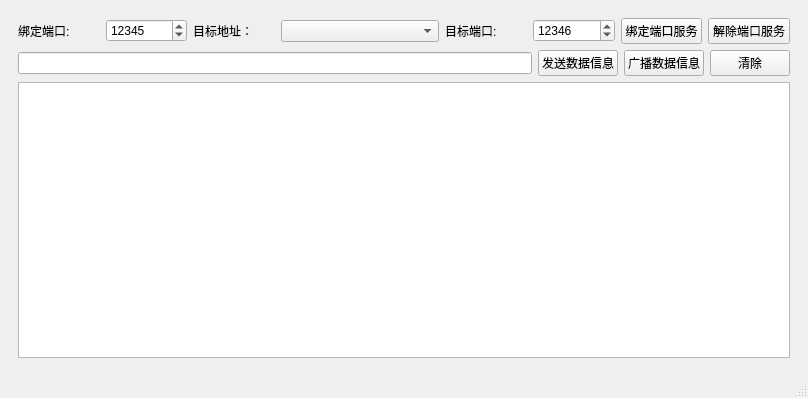
<?xml version="1.0" encoding="UTF-8"?>
<ui version="4.0">
 <class>MainWindow</class>
 <widget class="QMainWindow" name="MainWindow">
  <property name="geometry">
   <rect>
    <x>0</x>
    <y>0</y>
    <width>808</width>
    <height>398</height>
   </rect>
  </property>
  <property name="windowTitle">
   <string>Udp通信测试</string>
  </property>
  <widget class="QWidget" name="centralwidget">
   <layout class="QHBoxLayout" name="horizontalLayout_3">
    <item>
     <widget class="QWidget" name="widget" native="true">
      <layout class="QVBoxLayout" name="verticalLayout">
       <item>
        <layout class="QVBoxLayout" name="verticalLayout_2">
         <item>
          <layout class="QHBoxLayout" name="horizontalLayout">
           <item>
            <widget class="QLabel" name="label">
             <property name="text">
              <string>绑定端口:</string>
             </property>
            </widget>
           </item>
           <item>
            <widget class="QSpinBox" name="spinBox">
             <property name="maximum">
              <number>65025</number>
             </property>
             <property name="value">
              <number>12345</number>
             </property>
            </widget>
           </item>
           <item>
            <widget class="QLabel" name="label_2">
             <property name="text">
              <string>目标地址：</string>
             </property>
            </widget>
           </item>
           <item>
            <widget class="QComboBox" name="comboBox">
             <property name="sizePolicy">
              <sizepolicy hsizetype="Fixed" vsizetype="Fixed">
               <horstretch>0</horstretch>
               <verstretch>0</verstretch>
              </sizepolicy>
             </property>
             <property name="minimumSize">
              <size>
               <width>158</width>
               <height>0</height>
              </size>
             </property>
             <property name="maximumSize">
              <size>
               <width>200</width>
               <height>16777215</height>
              </size>
             </property>
             <property name="sizeIncrement">
              <size>
               <width>100</width>
               <height>0</height>
              </size>
             </property>
             <property name="baseSize">
              <size>
               <width>10</width>
               <height>0</height>
              </size>
             </property>
            </widget>
           </item>
           <item>
            <widget class="QLabel" name="label_3">
             <property name="text">
              <string>目标端口:</string>
             </property>
            </widget>
           </item>
           <item>
            <widget class="QSpinBox" name="spinBox_2">
             <property name="maximum">
              <number>65025</number>
             </property>
             <property name="value">
              <number>12346</number>
             </property>
            </widget>
           </item>
           <item>
            <widget class="QPushButton" name="pushButton">
             <property name="maximumSize">
              <size>
               <width>170</width>
               <height>16777215</height>
              </size>
             </property>
             <property name="text">
              <string>绑定端口服务</string>
             </property>
            </widget>
           </item>
           <item>
            <widget class="QPushButton" name="pushButton_2">
             <property name="maximumSize">
              <size>
               <width>152</width>
               <height>16777215</height>
              </size>
             </property>
             <property name="text">
              <string>解除端口服务</string>
             </property>
            </widget>
           </item>
          </layout>
         </item>
         <item>
          <layout class="QHBoxLayout" name="horizontalLayout_2">
           <item>
            <widget class="QLineEdit" name="lineEdit"/>
           </item>
           <item>
            <widget class="QPushButton" name="pushButton_3">
             <property name="maximumSize">
              <size>
               <width>152</width>
               <height>16777215</height>
              </size>
             </property>
             <property name="text">
              <string>发送数据信息</string>
             </property>
            </widget>
           </item>
           <item>
            <widget class="QPushButton" name="pushButton_4">
             <property name="maximumSize">
              <size>
               <width>152</width>
               <height>16777215</height>
              </size>
             </property>
             <property name="text">
              <string>广播数据信息</string>
             </property>
            </widget>
           </item>
           <item>
            <widget class="QPushButton" name="pushButton_5">
             <property name="text">
              <string>清除</string>
             </property>
            </widget>
           </item>
          </layout>
         </item>
         <item>
          <widget class="QTextEdit" name="textEdit">
           <property name="sizePolicy">
            <sizepolicy hsizetype="Expanding" vsizetype="Expanding">
             <horstretch>1</horstretch>
             <verstretch>0</verstretch>
            </sizepolicy>
           </property>
           <property name="minimumSize">
            <size>
             <width>0</width>
             <height>0</height>
            </size>
           </property>
          </widget>
         </item>
        </layout>
       </item>
      </layout>
     </widget>
    </item>
   </layout>
  </widget>
  <widget class="QMenuBar" name="menubar">
   <property name="geometry">
    <rect>
     <x>0</x>
     <y>0</y>
     <width>808</width>
     <height>26</height>
    </rect>
   </property>
  </widget>
  <widget class="QStatusBar" name="statusbar"/>
 </widget>
 <resources/>
 <connections/>
</ui>
